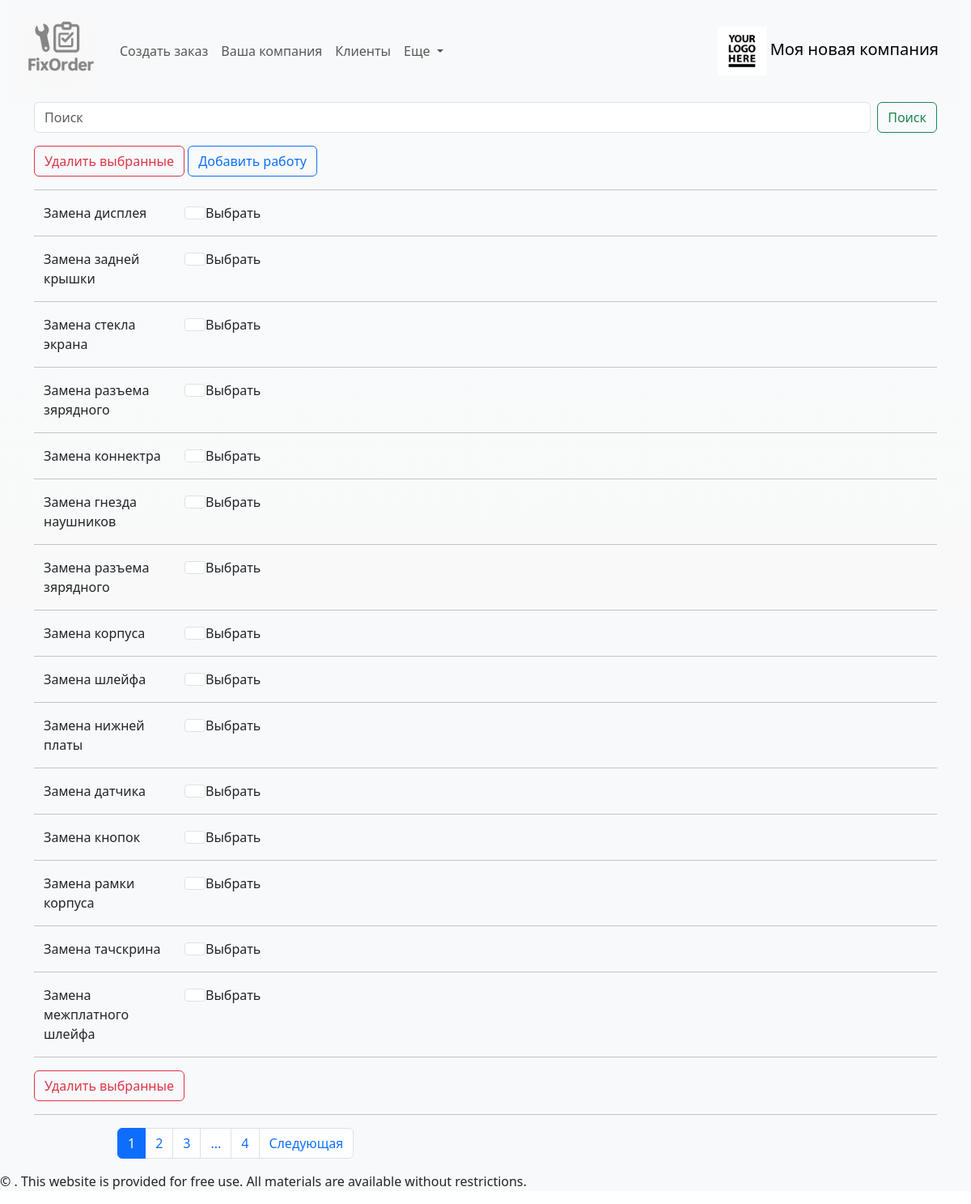
Page /typical_works/ on the committed database.
### fixorder/models.py (models this page shows, shortened)
class Company(models.Model):
    brand_name = models.CharField(max_length=255, unique=True, db_index=True, verbose_name='Название компании')
    official_name = models.CharField(max_length=255, blank=True, null=True, unique=True, db_index=True, verbose_name='Юридическое наименование')
    unp = models.DecimalField(max_digits=10, decimal_places=2, blank=True, null=True, verbose_name='УНП')
    phone = models.CharField(max_length=20, unique=True, verbose_name='Контактный номер')
    phone1 = models.CharField(max_length=20, blank=True, null=True, unique=True, verbose_name='Контактный номер')
    phone2 = models.CharField(max_length=20, blank=True, null=True, unique=True, verbose_name='Контактный номер')
    telegram = models.CharField(max_length=40, blank=True, null=True, verbose_name='Telegram')
    viber = models.CharField(max_length=20, blank=True, null=True, verbose_name='Viber')
    whatsapp = models.CharField(max_length=20, blank=True, null=True, verbose_name='Whattsapp')
    email = models.EmailField(max_length=50, blank=True, null=True, verbose_name='Электронная почта')
    adress = models.CharField(max_length=255, blank=True, null=True, unique=True, db_index=True, verbose_name='Адрес')
    postal_adress = models.CharField(max_length=255, blank=True, null=True, unique=True, verbose_name='Почтовый адрес')
    official_adress = models.CharField(max_length=255, blank=True, null=True, unique=True, verbose_name='Юридический адрес')
    income_data = models.TextField(max_length=20000, blank=True, null=True, verbose_name='Общая информация для приемной квитанции')
    warranty_data = models.TextField(max_length=20000, blank=True, null=True, verbose_name='Информация выполненных работ (гарантийного талона)')
    photo = models.ImageField(upload_to="static/img/", blank=True, null=True, verbose_name="Логотип компании")

class TypicalWork(models.Model):
    description = models.CharField(max_length=255, verbose_name='Вид работы')
    class Meta:
        ordering = ['pk']

### fixorder/views.py (the view, shortened to what this page needs)
# urls.py: path('typical_works/', views.TypicalWorks.as_view(), name='typical_works'),
class TypicalWorks(ListView):
    model = TypicalWork
    template_name = 'fixorder/typical_work_list.html'
    context_object_name = 'my_works'
    paginate_by = 15
    extra_context = {'title': 'Виды работ', 'header': 'Ваши работы'}
    def get_queryset(self):
        query = self.request.GET.get('q')
        if query:
            query = query.replace("\\","")
            return TypicalWork.objects.filter(description__icontains=query)# для PosgreSQL можно использовать __icontains
        return TypicalWork.objects.all()

### fixorder/templatetags/fixorder_tags.py (called while the page is built)
@register.simple_tag
def logo_url():
    return static('img/logo.png')

@register.simple_tag
def get_company_name():
    return Company.objects.get(pk=1).brand_name

### fixorder/templates/fixorder/typical_work_list.html (shortened to what this page needs)
{% extends 'fixorder/base.html' %}
{% block content %}
{% include 'fixorder/search_without_checkbox.html' %}
<p>
<form method="POST" action="{% url 'typical_works' %}">
    <button type="submit" class="btn btn-outline-danger">Удалить выбранные</button>
    <a href="{% url 'create_typical_work' %}" class="btn btn-outline-primary">Добавить работу</a>
    <hr>
    {% for mw in my_works %}
<li class="list-group-item">
    <div class="container">
        <div class="row">
            <div class="col-2">{{ mw.description }}</div>
              <input class="form-check-input" type="checkbox" name="delete_ids" value="{{ mw.pk }}" id="{{ mw.pk }}_checkbox">Выбрать
        </div>
    </div>
    <hr>
{% endfor %}
</li>
<button type="submit" class="btn btn-outline-danger">Удалить выбранные</button>
</form>
<hr>
{% endblock content %}

### fixorder/templates/fixorder/navbar.html (shortened to what this page needs)
{% load fixorder_tags %}
<nav class="navbar navbar-expand-lg bg-body-tertiary">
  <div class="container-fluid">
    <a class="navbar-brand" href="/">
      <img src="/static/img/br_phone.png" alt="" height="100">
    </a>
    <div class="collapse navbar-collapse" id="navbarSupportedContent">
      <ul class="navbar-nav me-auto mb-2 mb-lg-0">
        <li class="nav-item">
          <a class="nav-link" href="/neworder">Создать заказ</a>
        </li>
        <li class="nav-item">
          <a class="nav-link" href="/company">Ваша компания</a>
        </li>
        <li class="nav-item">
          <a class="nav-link" href="/clientlist">Клиенты</a>
        </li>
        <li class="nav-item dropdown">
          <a class="nav-link dropdown-toggle" href="#" role="button" data-bs-toggle="dropdown" aria-expanded="false">
            Еще
          </a>
        </li>
      </ul>
    </div>
    <a class="navbar-brand" href="/">
      <img src="{% logo_url %}" alt="FixOrder" height="60">
      {% get_company_name %}
    </a>
    </div>
</nav>

### rows in the picture
Company: brand_name "Моя новая компания"
TypicalWork: description "Замена дисплея"
TypicalWork: description "Замена задней крышки"
TypicalWork: description "Замена стекла экрана"
TypicalWork: description "Замена разъема зярядного"
TypicalWork: description "Замена коннектра"
TypicalWork: description "Замена гнезда наушников"
TypicalWork: description "Замена разъема зярядного"
TypicalWork: description "Замена корпуса"
TypicalWork: description "Замена шлейфа"
TypicalWork: description "Замена нижней платы"
TypicalWork: description "Замена датчика"
TypicalWork: description "Замена кнопок"
TypicalWork: description "Замена рамки корпуса"
TypicalWork: description "Замена тачскрина"
TypicalWork: description "Замена межплатного шлейфа"

### other values in the picture
{{ num }} "1"
{{ num }} "2" "3"
{{ page_obj.paginator.num_pages }} "4"
